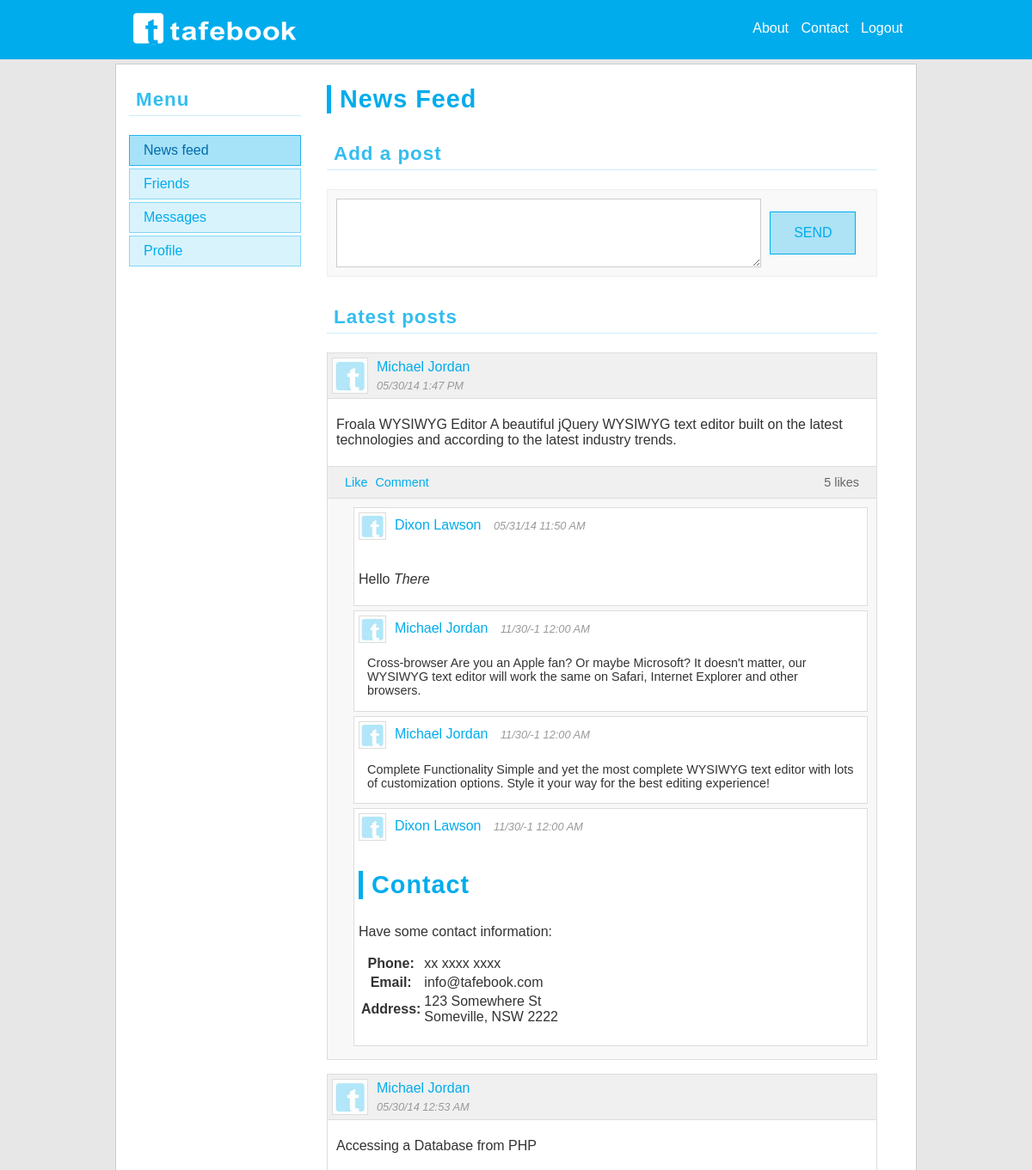
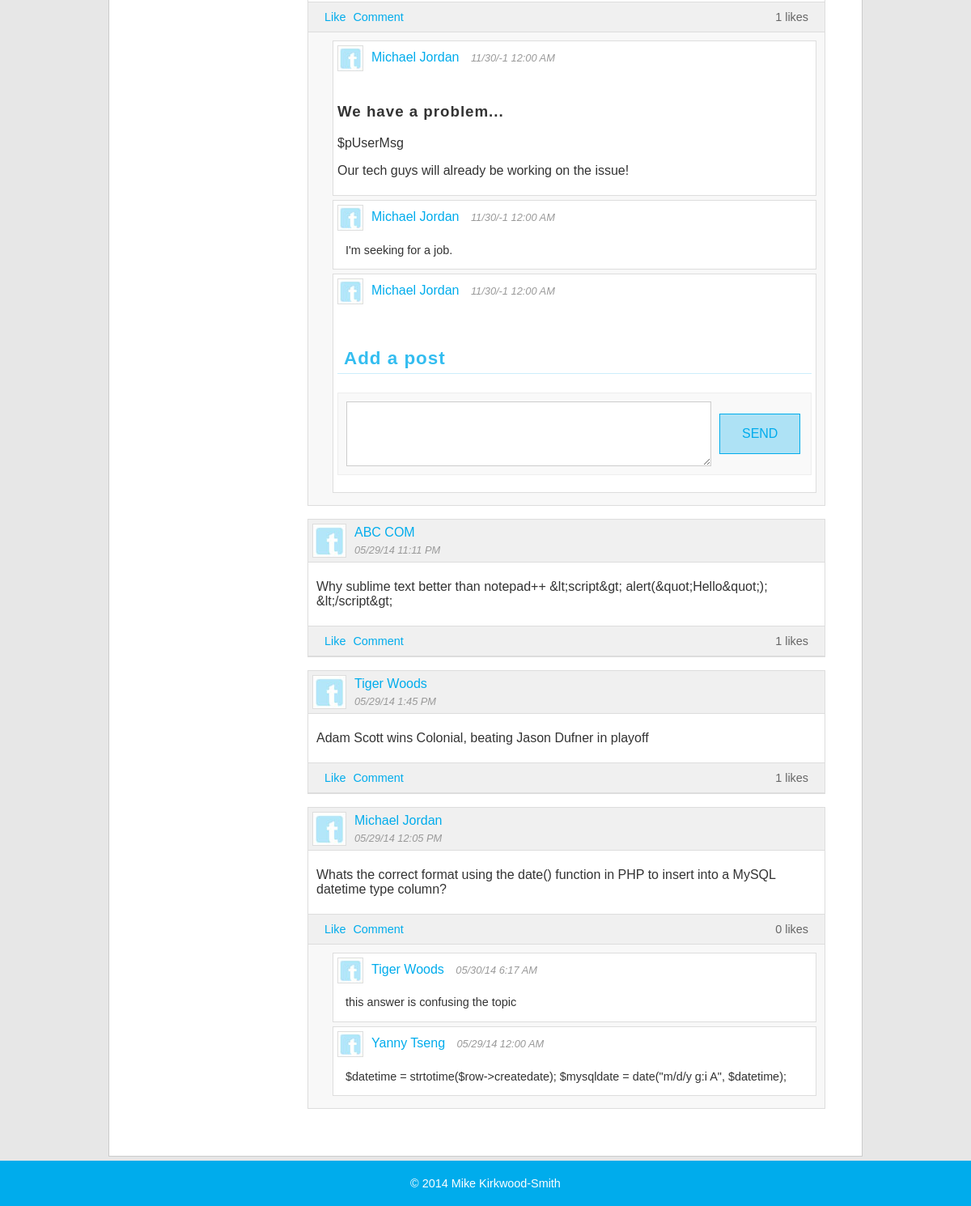
Page /Mike/tafebook/news-feed.php (signed in) on the committed database (2 pictures, top to bottom).
### tables this page shows
CREATE TABLE IF NOT EXISTS `post` (
  `postId` int(10) unsigned NOT NULL AUTO_INCREMENT,
  `personId` int(10) unsigned NOT NULL,
  `postDateTime` datetime NOT NULL,
  `post` varchar(2000) DEFAULT NULL,
  PRIMARY KEY (`postId`),
  KEY `personId` (`personId`)
);

CREATE TABLE IF NOT EXISTS `person` (
  `personId` int(10) unsigned NOT NULL AUTO_INCREMENT,
  `email` varchar(200) NOT NULL,
  `password` char(40) NOT NULL,
  `firstName` varchar(80) DEFAULT NULL,
  `lastName` varchar(80) DEFAULT NULL,
  `about` varchar(1000) DEFAULT NULL,
  `gender` char(1) DEFAULT NULL,
  PRIMARY KEY (`personId`),
  UNIQUE KEY `email` (`email`)
);

CREATE TABLE IF NOT EXISTS `comment` (
  `commentId` int(10) unsigned NOT NULL AUTO_INCREMENT,
  `postId` int(10) unsigned NOT NULL,
  `personId` int(10) unsigned NOT NULL,
  `commentDateTime` datetime NOT NULL DEFAULT CURRENT_TIMESTAMP,
  `comment` varchar(1000) DEFAULT NULL,
  PRIMARY KEY (`commentId`),
  KEY `postId` (`postId`),
  KEY `personId` (`personId`)
);

### Mike/tafebook/classes/DAL.class.php (called while the page is built, shortened)
<?php
	class DAL
	{
		private $PDO;
		public function __construct()
		{
			$this->server = 'localhost';
			$this->database = 'tafebook';
			$this->username = 'tafebook';
			$this->password = 'tafebook';
			try
			{
				$this->PDO = new PDO("mysql:host={$this->server};dbname={$this->database}", $this->username, $this->password);
				$this->PDO->setAttribute(PDO::ATTR_ERRMODE, PDO::ERRMODE_EXCEPTION);
			}
			catch (PDOException $e)
			{
				$this->LogException($e, 'Problem connecting to the database server', 'error');
			}
		}
		public function ExecuteQuery($sql, $parameters = array())
		{
			$return = false;
			try
			{
				$statement = $this->PDO->prepare($sql);
				$statement->execute();
				$return = $statement->fetchAll();
			}
			catch (PDOException $e)
			{
				$this->LogException($e, 'Problem executing the query', 'error', $sql);
			}
			return $return;
		}
		public function ExecuteScalar($sql, $parameters = array())
		{
			$return = false;
			try
			{
				$statement = $this->PDO->prepare($sql);
				$statement->execute();
				$return = $statement->fetchColumn();
			}
			catch (PDOException $e)
			{
				$this->LogException($e, 'Problem executing the scalar query', 'error', $sql);
			}
			return $return;
		}
	}
?>

### Mike/tafebook/classes/tools.class.php (called while the page is built, shortened)
<?php
	function safeHTML($str) {
		return htmlentities(trim($str));
	}
 ?>

### Mike/tafebook/news-feed.php (the view, shortened to what this page needs)
<?php
require_once('classes/tools.class.php');
require_once('classes/DAL.class.php');
$dal = new DAL();
$sql = "SELECT postId, personId, postDateTime, post FROM post ORDER BY postDateTime DESC LIMIT 20";
$posts = $dal->ExecuteQuery($sql);
?>
<!doctype html>
<html lang="en">
    <head>
        <link rel="stylesheet" type="text/css" href="css/style.css" />
    </head>
    <body>
        <header>
            <div class="content-wrapper">
                <a id="header-logo" href="index.php"><img src="images/tafebook-logo-white-smallest.png" alt="tafebook logo" width="200" height="45" /></a>
                <nav>
                    <a href="about.php">About</a>
                    <a href="contact.php">Contact</a>
                    <a href="logout.php">Logout</a>
                </nav>
            </div>
        </header>
        <section id="main" class="content-wrapper">
            <section id="sidebar">
                <h2>Menu</h2>
                <ul id="sidebar-options">
                    <li><a class="active" href="news-feed.php">News feed</a></li>
                    <li><a href="friends.php">Friends</a></li>
                    <li><a href="messages.php">Messages</a></li>
                    <li><a href="profile.php">Profile</a></li>
                </ul>
            </section>
            <section id="content">
                <h1>News Feed</h1>
                <section id="new-post" class="new-post">
                    <h2>Add a post</h2>
                    <form action="" method="post" class="clearFix">
                        <textarea name="new-post-content" id="new-post-content" cols="30" rows="10"></textarea>
                        <input type="submit" name="new-post-submit" value="Send" />
                    </form>
                </section>
                <section id="lastest-posts">
                    <h2>Latest posts</h2>
                    <div class="post-list">
                        <?php foreach($posts as $post) {
                            $personId = $post['personId'];
                            $sql = "SELECT firstName, lastName FROM person WHERE personId = '$personId'";
                            $person = $dal->ExecuteQuery($sql)[0];
                            $firstName = $person['firstName'];
                            $lastName = $person['lastName'];
                            $postDate = date("m/d/y g:i A", strtotime($post['postDateTime']));
                            $postId = $post['postId'];
                            $sql = "SELECT personId, commentDateTime, comment FROM comment WHERE postId = '$postId' ORDER BY commentDateTime DESC";
                            $comments = $dal->ExecuteQuery($sql);
                            $sql = "SELECT count(*) FROM postlike WHERE postId = '$postId'";
                            $totalLikes = $dal->ExecuteScalar($sql);
                        ?>
                        <article>
                            <header>
                                <img class="person-image" src="images/person/no-image-40.jpg" alt="Profile photo" width="40" height="40" />
                                <span class="person-name"><a href="<?php echo 'profile.php?Id='.$personId; ?>"><?php echo $firstName, " ", $lastName ?></a></span>
                                <span class="post-date"><?php echo $postDate; ?></span>
                            </header>
                            <p class="post-content"><?php echo safeHTML($post['post']) ?></p>
                            <footer>
                                <span class="post-stats"><span class='total-likes'><?php echo $totalLikes; ?></span> likes</span>
                                <a class="like" href="<?php echo 'postlike.php?personId='.$_SESSION['personId'].'&postId='.$postId ?>">Like</a>
                                <a class="comment" href="">Comment</a>
                            </footer>
                            <?php if (count($comments)) { ?>
                            <div class="post-comment-list">
                                <?php  foreach ($comments as $comment) {
                                    $commentDateTime = date("m/d/y g:i A", strtotime($comment['commentDateTime']));
                                    $personId = safeHTML($comment['personId']);
                                    $sql = "SELECT firstName, lastName FROM person WHERE personId = '$personId'";
                                    $person = $dal->ExecuteQuery($sql)[0];
                                ?>
                                <article>
                                    <img class="person-image" src="images/person/no-image-30.jpg" alt="Profile photo" width="30" height="30" />
                                    <span class="person-name"><a href=""><?php echo $person['firstName'].' '.$person['lastName'] ?></a></span>
                                    <span class="post-date"><?php echo $commentDateTime; ?></span>
                                    <p class="post-content"><?php echo $comment['comment']; ?></p>
                                </article>
                                <?php } ?>
                            </div>
                            <?php } ?>
                        </article>
                        <?php } ?>
                    </div>
                </section>
            </section>
        </section>
        <footer>
            <div class="content-wrapper">
                <p>&copy; 2014 Mike Kirkwood-Smith</p>
            </div>
        </footer>
    </body>
</html>

### Mike/tafebook/css/style.css (style rules this page uses)
body { margin: 0; padding: 0; font-family: arial, verdana, sans-serif; font-size: medium; background-color: #e7e7e7; color: #333; }
h1, h2, h3, h4, h5 { font-family: arial, verdana, sans-serif; letter-spacing: 1px; }
h1 { margin: 0.5em 0 1em 0; padding-left: 10px; font-size: 1.8em; color: #00acec; border-left: 5px solid #00acec; }
h2 { margin: 1.5em 0 1em 0; padding: 0 0 5px 8px; border-bottom: 1px solid #ddd; border-bottom: 1px solid rgba(0, 172, 236, 0.2); color: #00acec; color: rgba(0, 172, 236, 0.8); font-size: 1.4em; }
a { text-decoration: none; color: #00acec; }
.clearFix:after { display: block; clear: both; content: "."; visibility: hidden; height: 0; line-height: 0; }
.content-wrapper { width: 900px; margin: 0 auto; }
.content-wrapper:after { display: block; clear: both; content: "."; visibility: hidden; height: 0; line-height: 0; }
header { margin: 0 0 5px 0; padding: 10px 15px; background-color: #00acec; }
#header-logo { float: left; }
header nav { float: right; width: 50%; height: 45px; line-height: 45px; text-align: right; }
header nav a { margin-left: 10px; color: white; }
#main { padding: 10px 15px; background-color: white; border: 1px solid #ccc; }
#sidebar { width: 200px; float: left; margin-right: 30px; }
#sidebar h2:first-child { margin-top: 0.8em; }
#sidebar-options { margin: 0; padding: 0; list-style-type: none; }
#sidebar-options li { margin: 0; padding: 0; }
#sidebar-options li a { display: block; margin-bottom: 3px; padding: 8px 16px; border: 1px solid rgba(0, 172, 236, 0.4); background-color: rgba(0, 172, 236, 0.15); color: #00acec; }
#sidebar-options li a.active { border: 1px solid rgba(0, 172, 236, 0.8); background-color: rgba(0, 172, 236, 0.35); color: #006cac; }
#sidebar + #content { float: left; width: 640px; padding-bottom: 2em; }
.new-post form { padding: 10px 10px; background-color: #f9f9f9; border: 1px solid #eee; }
.new-post textarea { display: block; float: left; width: 80%; height: 80px; border: 1px solid #ccc; margin-right: 10px; padding: 5px 8px; box-sizing: border-box; color: #666; font-size: 0.9em; }
.new-post input[type=submit] { display: block; float: left; width: 100px; height: 50px; margin-top: 15px; border: 1px solid #00acec; background: #b8ecf8; background: rgba(0, 172, 236, 0.3); color: #00acec; font-size: 1em; text-transform: uppercase; }
.post-list article { margin-bottom: 1em; padding: 0; border: 1px solid #ddd; }
.post-list article header { height: 42px; padding: 5px; background-color: #f0f0f0; border-bottom: 1px solid #ddd; }
.post-list .person-image { float: left; margin-right: 10px; border: 1px solid #ddd; }
.post-list .person-name { display: block; margin: 2px 0 5px 0; }
.post-list .post-date { display: block; font-size: 0.8em; color: #999; font-style: italic; }
.post-list .post-content { padding: 5px 10px; }
.post-list article footer { padding: 10px 20px; background-color: #f0f0f0; border-top: 1px solid #ddd; border-bottom: 1px solid #ddd; color: #666; text-align: left; }
.post-list footer .post-stats { float: right; }
.post-list footer .like, .post-list footer .comment { margin-right: 5px; }
.post-list article .post-comment-list { background-color: #f8f8f8; padding: 10px 10px 10px 30px; }
.post-list article .post-comment-list article { margin-bottom: 5px; padding: 5px; background-color: white; border: 1px solid #ddd; }
.post-list article .post-comment-list .person-name { display: inline; margin-right: 10px; line-height: 30px; }
.post-list article .post-comment-list .post-date { display: inline; line-height: 30px; }
.post-list article .post-comment-list .post-content { margin: 0.8em 0 0.4em 0; font-size: 0.9em; }
footer { margin: 5px 0 0 0; padding: 20px 15px; background-color: #00acec; font-size: 0.9em; color: white; text-align: center; }
footer p { margin: 0; }

### rows in the picture
post: personId.firstName "Michael", personId.lastName "Jordan", postDateTime "05/30/14 1:47 PM", post "Froala WYSIWYG Editor A beautiful jQuery WYSIWYG text editor built on the latest technologies and according to the latest industry trends.", totalLikes "5"
comment: personId.firstName "Dixon", personId.lastName "Lawson", commentDateTime "05/31/14 11:50 AM", comment "Hello There"
comment: personId.firstName "Michael", personId.lastName "Jordan", commentDateTime "11/30/-1 12:00 AM", comment "Cross-browser Are you an Apple fan? Or maybe Microsoft? It doesn't matter, our WYSIWYG text editor will work the same on Safari, Internet Explorer and other browsers."
comment: personId.firstName "Michael", personId.lastName "Jordan", commentDateTime "11/30/-1 12:00 AM", comment "Complete Functionality Simple and yet the most complete WYSIWYG text editor with lots of customization options. Style it your way for the best editing experience!"
comment: personId.firstName "Dixon", personId.lastName "Lawson", commentDateTime "11/30/-1 12:00 AM", comment "Contact Have some contact information: Phone: xx xxxx xxxx Email: info@tafebook.com Address: 123 Somewhere St Someville, NSW 2222"
post: personId.firstName "Michael", personId.lastName "Jordan", postDateTime "05/30/14 12:53 AM", post "Accessing a Database from PHP", totalLikes "1"
comment: personId.firstName "Michael", personId.lastName "Jordan", commentDateTime "11/30/-1 12:00 AM", comment "We have a problem... $pUserMsg Our tech guys will already be working on the issue!"
comment: personId.firstName "Michael", personId.lastName "Jordan", commentDateTime "11/30/-1 12:00 AM", comment "I'm seeking for a job."
comment: personId.firstName "Michael", personId.lastName "Jordan", commentDateTime "11/30/-1 12:00 AM"
post: personId.firstName "ABC", personId.lastName "COM", postDateTime "05/29/14 11:11 PM", post "Why sublime text better than notepad++ &lt;script&gt; alert(&quot;Hello&quot;); &lt;/script&gt;", totalLikes "1"
post: personId.firstName "Tiger", personId.lastName "Woods", postDateTime "05/29/14 1:45 PM", post "Adam Scott wins Colonial, beating Jason Dufner in playoff", totalLikes "1"
post: personId.firstName "Michael", personId.lastName "Jordan", postDateTime "05/29/14 12:05 PM", post "Whats the correct format using the date() function in PHP to insert into a MySQL datetime type column?", totalLikes "0"
comment: personId.firstName "Tiger", personId.lastName "Woods", commentDateTime "05/30/14 6:17 AM", comment "this answer is confusing the topic"
comment: personId.firstName "Yanny", personId.lastName "Tseng", commentDateTime "05/29/14 12:00 AM", comment "$datetime = strtotime($row->createdate); $mysqldate = date(\"m/d/y g:i A\", $datetime);"
